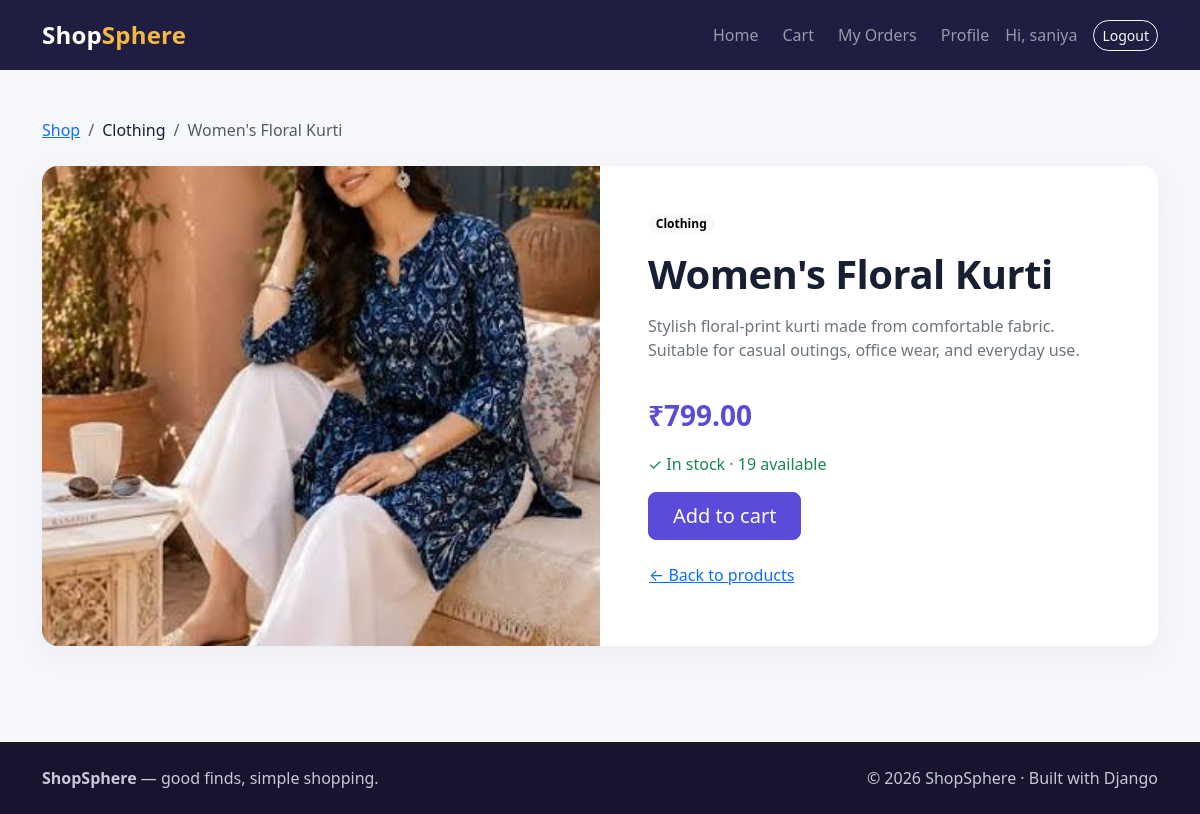
The page /product/1/ (signed in) on the database its author committed.
### store/models.py (models this page shows, shortened)
class Product(models.Model):
    category=models.ForeignKey(
        Category,
        on_delete=models.CASCADE,
        related_name='products'
    )
    name=models.CharField(max_length=200)
    description=models.TextField()
    price=models.DecimalField(max_digits=10,decimal_places=2)
    stock=models.PositiveIntegerField(default=0)
    image=models.ImageField(upload_to='products/',blank=True,null=True)
    created_at=models.DateTimeField(auto_now_add=True)

class Category(models.Model):
    name=models.CharField(max_length=100,unique=True)
    description=models.TextField(blank=True)

### store/views.py (the view)
# urls.py: path('product/<int:id>/', views.product_detail, name='product_detail'),
@login_required
def product_detail(request,id):
    product=get_object_or_404(Product,id=id)
    return render(request,'product_detail.html',{'product':product})

### store/context_processors.py (called while the page is built)
def cart_summary(request):
    cart = request.session.get("cart", {})
    count = 0
    for quantity in cart.values():
        try:
            count += max(0, int(quantity))
        except (TypeError, ValueError):
            continue
    return {"cart_count": count}

### store/templates/product_detail.html (shortened to what this page needs)
{% extends 'base.html' %}
{% block content %}
<main class="container py-5">
  <nav aria-label="breadcrumb" class="mb-4"><ol class="breadcrumb"><li class="breadcrumb-item"><a href="{% url 'home' %}">Shop</a></li><li class="breadcrumb-item">{{ product.category.name }}</li><li class="breadcrumb-item active" aria-current="page">{{ product.name }}</li></ol></nav>
  <div class="panel bg-white overflow-hidden"><div class="row g-0">
    <div class="col-md-6">{% if product.image %}<img src="{{ product.image.url }}" class="product-detail-image" alt="{{ product.name }}">{% else %}<div class="product-detail-image d-flex justify-content-center align-items-center fs-1">🛍️</div>{% endif %}</div>
    <div class="col-md-6 p-4 p-lg-5 d-flex flex-column align-items-start"><span class="badge rounded-pill text-bg-light mb-3">{{ product.category.name }}</span><h1 class="section-title">{{ product.name }}</h1><p class="text-secondary mt-2">{{ product.description }}</p><div class="price fs-3 my-3">₹{{ product.price|floatformat:2 }}</div>
    {% if product.stock > 0 %}<p class="text-success">✓ In stock · {{ product.stock }} available</p><form method="post" action="{% url 'add_to_cart' product.id %}">{% csrf_token %}<button class="btn btn-primary btn-lg px-4" type="submit">Add to cart</button></form>{% else %}<p class="text-danger">Currently out of stock</p><button class="btn btn-secondary" disabled>Unavailable</button>{% endif %}
    <a href="{% url 'home' %}" class="btn btn-link px-0 mt-3">← Back to products</a></div>
  </div></div>
</main>
{% endblock %}

### store/templates/base.html (shortened to what this page needs)
{% load static %}
<!doctype html>
<html lang="en">
<head>
  <link href="https://cdn.jsdelivr.net/npm/bootstrap@5.3.3/dist/css/bootstrap.min.css" rel="stylesheet">
  <link href="{% static 'css/style.css' %}" rel="stylesheet">
</head>
<body>
  <nav class="navbar navbar-expand-lg navbar-dark" style="background:#201d42">
    <div class="container py-1">
      <a class="navbar-brand fs-4" href="{% url 'home' %}">Shop<span class="brand-dot">Sphere</span></a>
      <div class="collapse navbar-collapse" id="mainNav">
        <ul class="navbar-nav ms-auto align-items-lg-center gap-lg-2">
          <li class="nav-item"><a class="nav-link" href="{% url 'home' %}">Home</a></li>
          <li class="nav-item"><a class="nav-link" href="{% url 'cart' %}">Cart{% if cart_count %} <span class="badge bg-warning text-dark">{{ cart_count }}</span>{% endif %}</a></li>
          {% if user.is_authenticated %}
            <li class="nav-item"><a class="nav-link" href="{% url 'my_orders' %}">My Orders</a></li>
            <li class="nav-item"><a class="nav-link" href="{% url 'profile' %}">Profile</a></li>
            <li class="nav-item"><span class="navbar-text me-lg-2">Hi, {{ user.username }}</span></li>
            <li class="nav-item"><form action="{% url 'logout' %}" method="post">{% csrf_token %}<button class="btn btn-outline-light btn-sm pill" type="submit">Logout</button></form></li>
          {% else %}
            <li class="nav-item"><a class="nav-link" href="{% url 'login' %}">Login</a></li>
            <li class="nav-item"><a class="btn btn-warning btn-sm pill px-3" href="{% url 'register' %}">Create account</a></li>
          {% endif %}
        </ul>
      </div>
    </div>
  </nav>
  {% block content %}{% endblock %}
  <footer class="footer mt-5 py-4">
    <div class="container d-flex flex-column flex-sm-row justify-content-between gap-2">
      <span><strong>ShopSphere</strong> — good finds, simple shopping.</span>
      <span>© {% now "Y" %} ShopSphere · Built with Django</span>
    </div>
  </footer>
</body>
</html>

### static/css/style.css (style rules this page uses)
:root { --ink:#172033;--brand:#5b4bdb;--brand-dark:#4034ad;--surface:#f6f7fb }
body { background:var(--surface);color:var(--ink);min-height:100vh }
.navbar-brand { font-weight:800;letter-spacing:.2px }
.brand-dot { color:#f5b942 }
.section-title { font-weight:800;letter-spacing:-.5px }
.price { color:var(--brand);font-size:1.2rem;font-weight:800 }
.btn-primary { background:var(--brand);border-color:var(--brand) }
.pill { border-radius:999px }
.panel { border:0;border-radius:1rem;box-shadow:0 8px 30px #2020440d }
.footer { background:#17152e;color:#c9c8da }
.product-detail-image { width:100%;height:min(480px,70vw);object-fit:cover;background:#ececf4 }

### rows shown on the page
Product: category.name "Clothing", name "Women's Floral Kurti", image (picture), description "Stylish floral-print kurti made from comfortable fabric. Suitable for casual outings, office wear, and everyday use.", price "799.00", stock "19"

### other values the page prints
{{ user.username }} "saniya"
